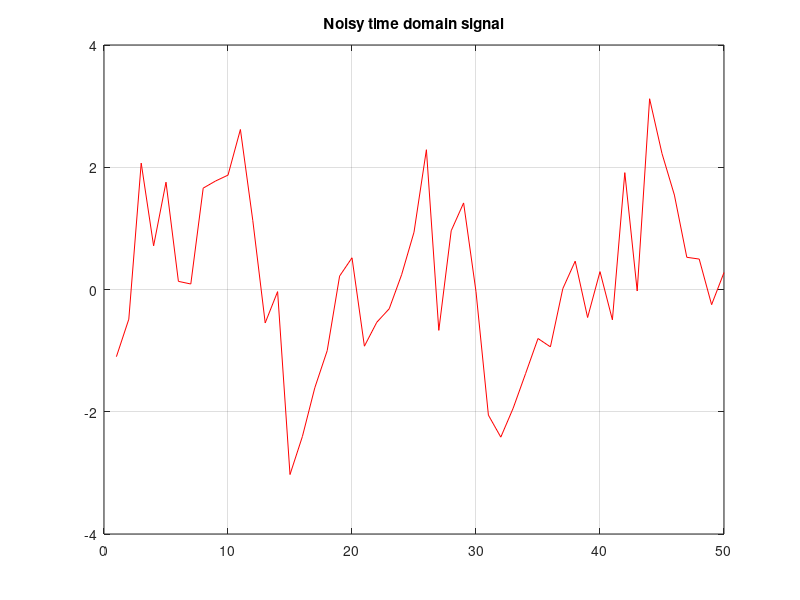
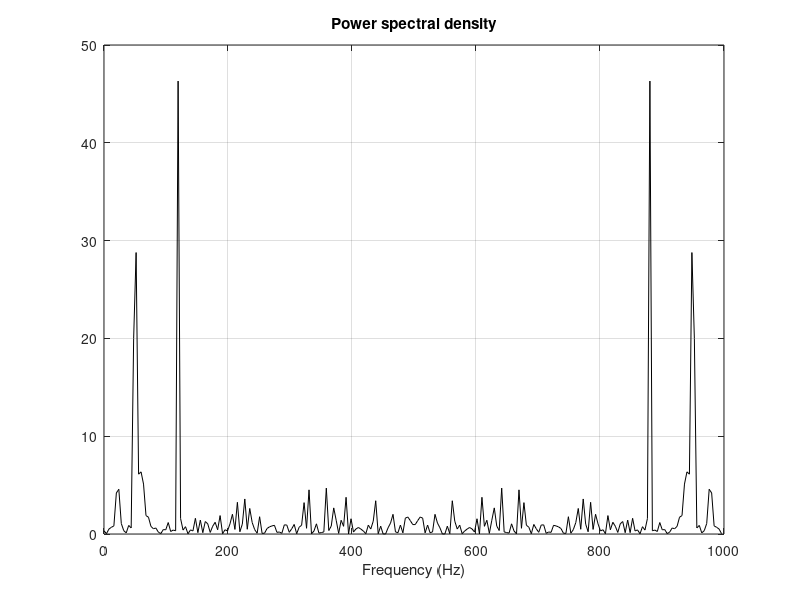
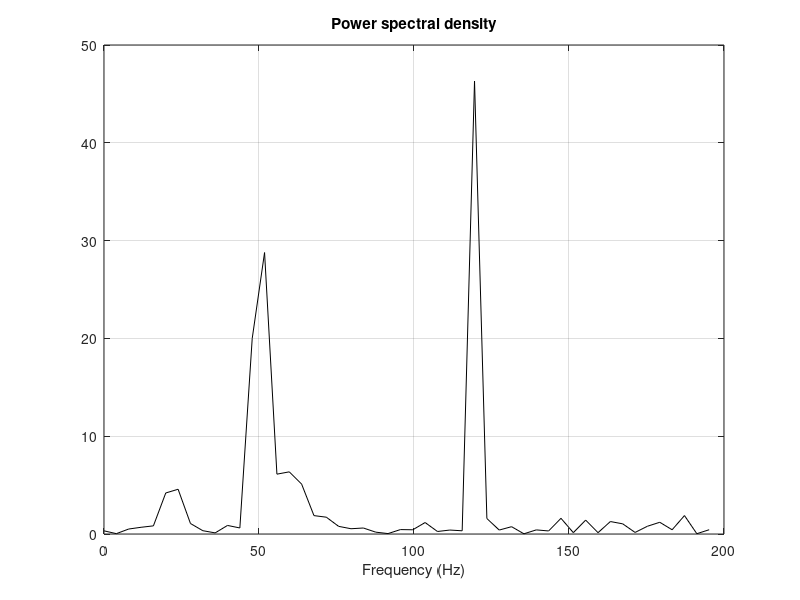

The MATLAB source for these figures, in order:
%BT1
t=0:0.001:0.25;   x=sin(2*pi*50*t)+sin(2*pi*120*t);
N=length(t);
y=x+1*randn(size(t));
figure(1);
plot(y(1:50),'red'); title('Noisy time domain signal');
grid on

%Tinh PSD va ve 126 diem dau, phan con lai doi xung:
Y=fft(y); Pyy=Y.*conj(Y)/N;
f=1000/N*(0:N-1);
figure(2);
plot(f,Pyy,'black');
title('Power spectral density');    xlabel('Frequency (Hz)');
grid on

%Ve trong khoang nho hon 200Hz:
figure(3);
plot(f(1:50),Pyy(1:50),'black');
title('Power spectral density');    xlabel('Frequency (Hz)');
grid on

%tim tan so cac song trong pho
[pow,pos]=sort(Pyy); %xep tu nho den lon: gia tri pho va index
m=4;                 %song co 2 tan so, moi tan so cho 2 dinh pho
K=length(Pyy);
h=pos(K-m+1:K);       %cho so chi dinh pho
X=abs(pow(h));       %gia tri dinh pho
F=fft(h);             %tan so dinh pho

XEM=[f(h)' Pyy(h)']     %f la tan so, Pyy la bien do tuong ung